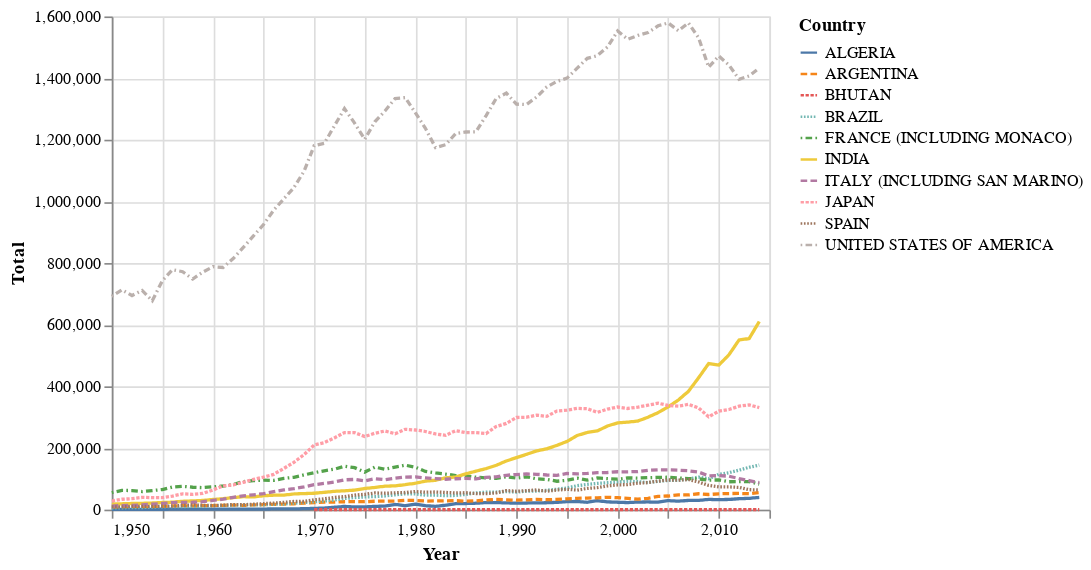

Notebook cell for this chart:
### Code cell
alt.Chart(final2).mark_line().encode(
    x='Year',
    y='Total',
    color='Country',
    strokeDash='Country',
)

### Figure 1 — Vega-Lite specification as saved in the notebook (floating-point values rounded to 4 significant figures; data arrays with more than 128 entries replaced by an {"elided": "..."} marker saying what was removed)
{"config": {"view": {"continuousWidth": 400, "continuousHeight": 300}}, "data": {"name": "data-f1eb8fcf544d8216a87b2cfc40dd5879"}, "mark": "line", "encoding": {"color": {"type": "nominal", "field": "Country"}, "strokeDash": {"type": "nominal", "field": "Country"}, "x": {"type": "quantitative", "field": "Year"}, "y": {"type": "quantitative", "field": "Total"}}, "$schema": "https://vega.github.io/schema/vega-lite/v4.8.1.json", "datasets": {"data-f1eb8fcf544d8216a87b2cfc40dd5879": {"elided": "630 records"}}}
